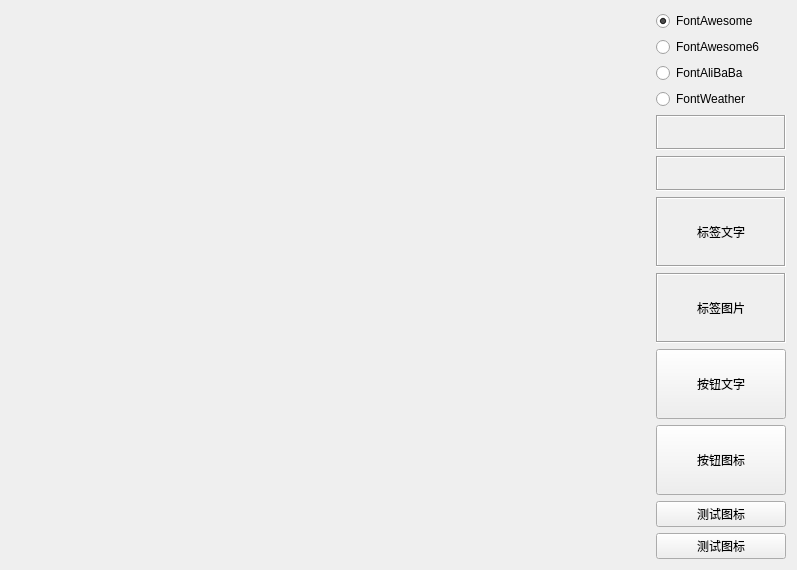
<?xml version="1.0" encoding="UTF-8"?>
<ui version="4.0">
 <class>IconWidget</class>
 <widget class="QWidget" name="IconWidget">
  <property name="geometry">
   <rect>
    <x>0</x>
    <y>0</y>
    <width>797</width>
    <height>550</height>
   </rect>
  </property>
  <property name="windowTitle">
   <string>Form</string>
  </property>
  <layout class="QGridLayout" name="gridLayout">
   <item row="0" column="0">
    <widget class="PanelWidget" name="widgetFontPanel" native="true">
     <property name="sizePolicy">
      <sizepolicy hsizetype="Expanding" vsizetype="Expanding">
       <horstretch>0</horstretch>
       <verstretch>0</verstretch>
      </sizepolicy>
     </property>
    </widget>
   </item>
   <item row="0" column="1">
    <widget class="QWidget" name="widgetRight" native="true">
     <property name="minimumSize">
      <size>
       <width>130</width>
       <height>0</height>
      </size>
     </property>
     <layout class="QVBoxLayout" name="verticalLayout_7">
      <property name="leftMargin">
       <number>0</number>
      </property>
      <property name="topMargin">
       <number>0</number>
      </property>
      <property name="rightMargin">
       <number>0</number>
      </property>
      <property name="bottomMargin">
       <number>0</number>
      </property>
      <item>
       <widget class="QRadioButton" name="rbtnFontAwesome">
        <property name="text">
         <string>FontAwesome</string>
        </property>
        <property name="checked">
         <bool>true</bool>
        </property>
       </widget>
      </item>
      <item>
       <widget class="QRadioButton" name="rbtnFontAwesome6">
        <property name="text">
         <string>FontAwesome6</string>
        </property>
       </widget>
      </item>
      <item>
       <widget class="QRadioButton" name="rbtnFontAliBaBa">
        <property name="text">
         <string>FontAliBaBa</string>
        </property>
       </widget>
      </item>
      <item>
       <widget class="QRadioButton" name="rbtnFontWeather">
        <property name="text">
         <string>FontWeather</string>
        </property>
       </widget>
      </item>
      <item>
       <widget class="QLabel" name="labCount">
        <property name="minimumSize">
         <size>
          <width>0</width>
          <height>35</height>
         </size>
        </property>
        <property name="frameShape">
         <enum>QFrame::Box</enum>
        </property>
        <property name="frameShadow">
         <enum>QFrame::Sunken</enum>
        </property>
        <property name="text">
         <string/>
        </property>
        <property name="alignment">
         <set>Qt::AlignCenter</set>
        </property>
       </widget>
      </item>
      <item>
       <widget class="QLabel" name="labValue">
        <property name="minimumSize">
         <size>
          <width>0</width>
          <height>35</height>
         </size>
        </property>
        <property name="frameShape">
         <enum>QFrame::Box</enum>
        </property>
        <property name="frameShadow">
         <enum>QFrame::Sunken</enum>
        </property>
        <property name="text">
         <string/>
        </property>
        <property name="alignment">
         <set>Qt::AlignCenter</set>
        </property>
       </widget>
      </item>
      <item>
       <widget class="QLabel" name="labIcon">
        <property name="minimumSize">
         <size>
          <width>0</width>
          <height>70</height>
         </size>
        </property>
        <property name="frameShape">
         <enum>QFrame::Box</enum>
        </property>
        <property name="frameShadow">
         <enum>QFrame::Sunken</enum>
        </property>
        <property name="text">
         <string>标签文字</string>
        </property>
        <property name="alignment">
         <set>Qt::AlignCenter</set>
        </property>
       </widget>
      </item>
      <item>
       <widget class="QLabel" name="labImage">
        <property name="minimumSize">
         <size>
          <width>0</width>
          <height>70</height>
         </size>
        </property>
        <property name="frameShape">
         <enum>QFrame::Box</enum>
        </property>
        <property name="frameShadow">
         <enum>QFrame::Sunken</enum>
        </property>
        <property name="text">
         <string>标签图片</string>
        </property>
        <property name="alignment">
         <set>Qt::AlignCenter</set>
        </property>
       </widget>
      </item>
      <item>
       <widget class="QPushButton" name="btnIcon">
        <property name="minimumSize">
         <size>
          <width>0</width>
          <height>70</height>
         </size>
        </property>
        <property name="text">
         <string>按钮文字</string>
        </property>
       </widget>
      </item>
      <item>
       <widget class="QToolButton" name="btnImage">
        <property name="sizePolicy">
         <sizepolicy hsizetype="Preferred" vsizetype="Preferred">
          <horstretch>0</horstretch>
          <verstretch>0</verstretch>
         </sizepolicy>
        </property>
        <property name="minimumSize">
         <size>
          <width>0</width>
          <height>70</height>
         </size>
        </property>
        <property name="text">
         <string>按钮图标</string>
        </property>
       </widget>
      </item>
      <item>
       <widget class="QPushButton" name="btnTest1">
        <property name="text">
         <string>测试图标</string>
        </property>
       </widget>
      </item>
      <item>
       <widget class="QPushButton" name="btnTest2">
        <property name="text">
         <string>测试图标</string>
        </property>
       </widget>
      </item>
      <item>
       <spacer name="verticalSpacer_2">
        <property name="orientation">
         <enum>Qt::Vertical</enum>
        </property>
        <property name="sizeHint" stdset="0">
         <size>
          <width>20</width>
          <height>105</height>
         </size>
        </property>
       </spacer>
      </item>
     </layout>
    </widget>
   </item>
  </layout>
 </widget>
 <customwidgets>
  <customwidget>
   <class>PanelWidget</class>
   <extends>QWidget</extends>
   <header>Model/IconHelper/panelwidget.h</header>
   <container>1</container>
  </customwidget>
 </customwidgets>
 <resources/>
 <connections/>
</ui>
